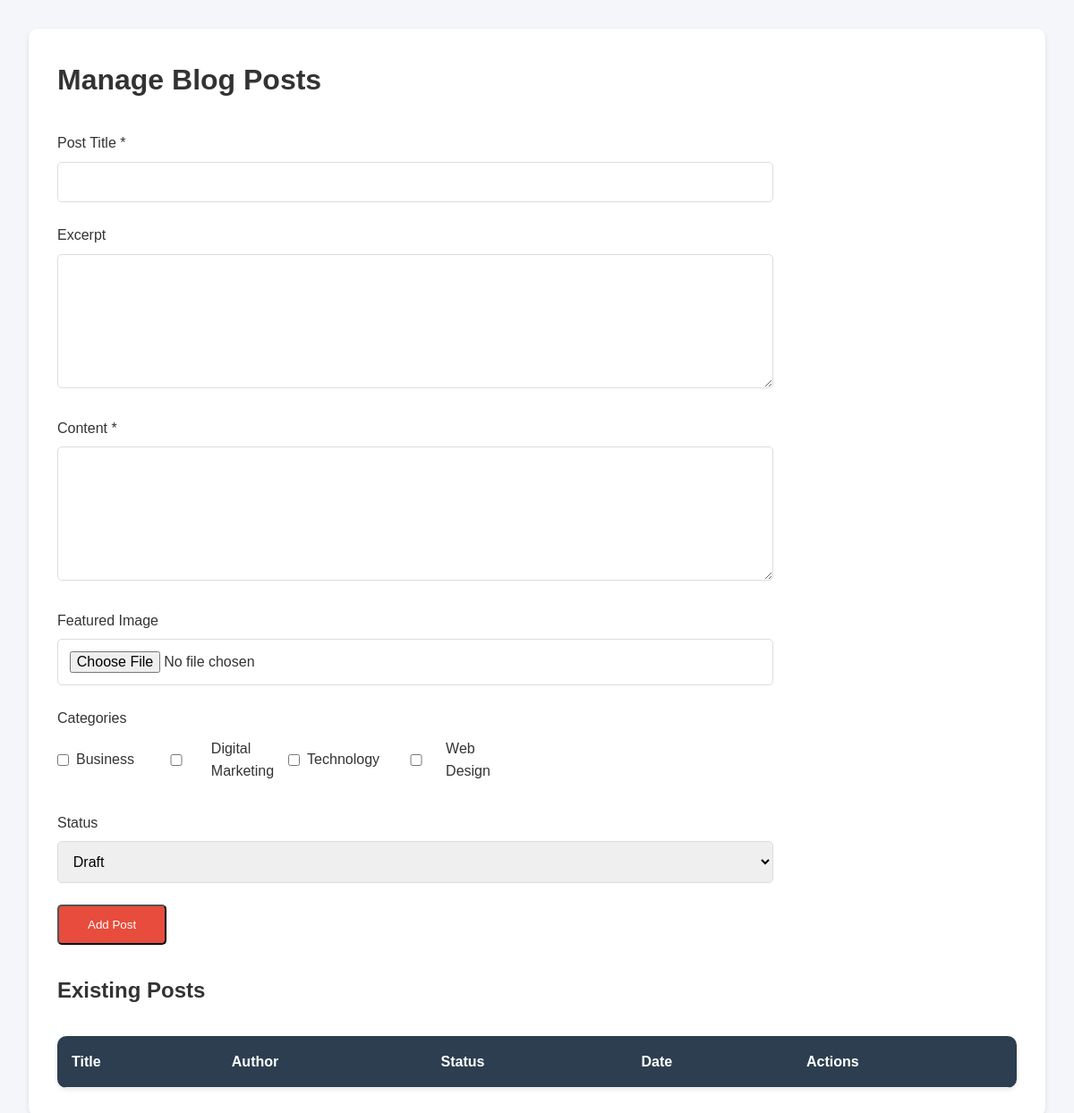
The page /admin/blog-manage.php (signed in) on the database its author committed.
### tables this page shows
CREATE TABLE blog_categories (
    id INT PRIMARY KEY AUTO_INCREMENT,
    name VARCHAR(50) NOT NULL,
    slug VARCHAR(50) NOT NULL UNIQUE,
    description TEXT
);

### admin/blog-manage.php (the view, shortened to what this page needs)
<?php
require_once '../includes/db.php';
$categories = $pdo->query("SELECT * FROM blog_categories ORDER BY name")->fetchAll();
?>
<!DOCTYPE html>
<html lang="en">
<head>
    <link rel="stylesheet" href="/assets/css/style.css">
    <link rel="stylesheet" href="/assets/css/admin.css">
</head>
<body class="admin-page">
    <div class="admin-container">
        <h1>Manage Blog Posts</h1>
        <form action="" method="POST" enctype="multipart/form-data" class="admin-form">
            <div class="form-group">
                <label for="title">Post Title *</label>
                <input type="text" id="title" name="title" required>
            </div>
            <div class="form-group">
                <label for="excerpt">Excerpt</label>
                <textarea id="excerpt" name="excerpt" rows="3"></textarea>
            </div>
            <div class="form-group">
                <label for="content">Content *</label>
                <textarea id="content" name="content" required></textarea>
            </div>
            <div class="form-group">
                <label for="featured_image">Featured Image</label>
                <input type="file" id="featured_image" name="featured_image" accept="image/*">
            </div>
            <div class="form-group">
                <label>Categories</label>
                <div class="checkbox-group">
                    <?php foreach ($categories as $category): ?>
                        <label>
                            <input type="checkbox" name="categories[]"
                                   value="<?php echo $category['id']; ?>">
                            <?php echo htmlspecialchars($category['name']); ?>
                        </label>
                    <?php endforeach; ?>
                </div>
            </div>
            <div class="form-group">
                <label for="status">Status</label>
                <select id="status" name="status">
                    <option value="draft">Draft</option>
                </select>
            </div>
            <button type="submit" class="btn btn-primary">Add Post</button>
        </form>
        <h2>Existing Posts</h2>
        <div class="posts-table">
            <table>
                <thead>
                    <tr>
                        <th>Title</th>
                        <th>Author</th>
                        <th>Status</th>
                        <th>Date</th>
                        <th>Actions</th>
                    </tr>
                </thead>
            </table>
        </div>
    </div>
</body>
</html>

### assets/css/style.css (style rules this page uses)
* { margin: 0; padding: 0; box-sizing: border-box; }
:root { --primary-color: #2c3e50; --secondary-color: #3498db; --accent-color: #e74c3c; --text-color: #333; --light-bg: #f5f6fa; --white: #ffffff; }
body { font-family: 'Arial', sans-serif; line-height: 1.6; color: var(--text-color); }
.btn { display: inline-block; padding: 0.8rem 2rem; border-radius: 5px; text-decoration: none; transition: all 0.3s ease; }
.btn-primary { background-color: var(--accent-color); color: var(--white); }
.form-group { margin-bottom: 1.5rem; }
.form-group label { display: block; margin-bottom: 0.5rem; color: var(--text-color); }
.form-group input, .form-group textarea { width: 100%; padding: 0.8rem; border: 1px solid #ddd; border-radius: 5px; font-size: 1rem; transition: border-color 0.3s ease; }
.form-group textarea { min-height: 150px; resize: vertical; }

### assets/css/admin.css (style rules this page uses)
.admin-page { padding: 2rem; background: var(--light-bg); }
.admin-container { max-width: 1200px; margin: 0 auto; background: var(--white); padding: 2rem; border-radius: 10px; box-shadow: 0 2px 5px rgba(0,0,0,0.1); }
.admin-form { max-width: 800px; margin: 2rem 0; }
.posts-table, .categories-table { width: 100%; margin-top: 2rem; background: var(--white); border-radius: 10px; overflow: hidden; box-shadow: 0 2px 5px rgba(0,0,0,0.1); }
table { width: 100%; border-collapse: collapse; }
th, td { padding: 1rem; text-align: left; border-bottom: 1px solid #eee; }
th { background: var(--primary-color); color: var(--white); }
.checkbox-group { display: flex; flex-wrap: wrap; gap: 1rem; margin-top: 0.5rem; }
.checkbox-group label { display: flex; align-items: center; gap: 0.5rem; }
select { width: 100%; padding: 0.8rem; border: 1px solid #ddd; border-radius: 5px; font-size: 1rem; }

### rows shown on the page
blog_categories: name "Business"
blog_categories: name "Digital Marketing"
blog_categories: name "Technology"
blog_categories: name "Web Design"
